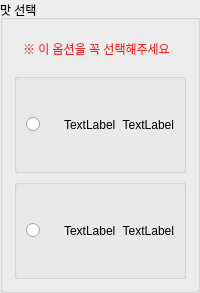
               <widget class="QGroupBox" name="groupBox_option4">
                <property name="sizePolicy">
                 <sizepolicy hsizetype="Preferred" vsizetype="Fixed">
                  <horstretch>0</horstretch>
                  <verstretch>0</verstretch>
                 </sizepolicy>
                </property>
                <property name="minimumSize">
                 <size>
                  <width>0</width>
                  <height>230</height>
                 </size>
                </property>
                <property name="title">
                 <string>맛 선택</string>
                </property>
                <layout class="QVBoxLayout" name="verticalLayout_23">
                 <item>
                  <widget class="QGroupBox" name="groupBox_9">
                   <property name="styleSheet">
                    <string notr="true">border: none;</string>
                   </property>
                   <property name="title">
                    <string/>
                   </property>
                   <layout class="QVBoxLayout" name="verticalLayout_31">
                    <item>
                     <widget class="QLabel" name="label_19">
                      <property name="styleSheet">
                       <string notr="true">font: 10pt &quot;Ubuntu&quot;;
color: rgb(239, 41, 41);</string>
                      </property>
                      <property name="text">
                       <string>※ 이 옵션을 꼭 선택해주세요</string>
                      </property>
                     </widget>
                    </item>
                   </layout>
                  </widget>
                 </item>
                 <item>
                  <widget class="QGroupBox" name="groupBox_taste1">
                   <property name="sizePolicy">
                    <sizepolicy hsizetype="Preferred" vsizetype="Fixed">
                     <horstretch>0</horstretch>
                     <verstretch>0</verstretch>
                    </sizepolicy>
                   </property>
                   <property name="minimumSize">
                    <size>
                     <width>0</width>
                     <height>100</height>
                    </size>
                   </property>
                   <property name="title">
                    <string/>
                   </property>
                   <layout class="QHBoxLayout" name="horizontalLayout_23">
                    <item>
                     <widget class="QRadioButton" name="radioButton_taste1">
                      <property name="text">
                       <string/>
                      </property>
                     </widget>
                    </item>
                    <item>
                     <widget class="QLabel" name="label_taste1_name">
                      <property name="text">
                       <string>TextLabel</string>
                      </property>
                     </widget>
                    </item>
                    <item>
                     <widget class="QLabel" name="label_taste1_price">
                      <property name="text">
                       <string>TextLabel</string>
                      </property>
                      <property name="alignment">
                       <set>Qt::AlignRight|Qt::AlignTrailing|Qt::AlignVCenter</set>
                      </property>
                     </widget>
                    </item>
                   </layout>
                  </widget>
                 </item>
                 <item>
                  <widget class="QGroupBox" name="groupBox_taste2">
                   <property name="sizePolicy">
                    <sizepolicy hsizetype="Preferred" vsizetype="Fixed">
                     <horstretch>0</horstretch>
                     <verstretch>0</verstretch>
                    </sizepolicy>
                   </property>
                   <property name="minimumSize">
                    <size>
                     <width>0</width>
                     <height>100</height>
                    </size>
                   </property>
                   <property name="title">
                    <string/>
                   </property>
                   <layout class="QHBoxLayout" name="horizontalLayout_24">
                    <item>
                     <widget class="QRadioButton" name="radioButton_taste2">
                      <property name="text">
                       <string/>
                      </property>
                     </widget>
                    </item>
                    <item>
                     <widget class="QLabel" name="label_taste2_name">
                      <property name="text">
                       <string>TextLabel</string>
                      </property>
                     </widget>
                    </item>
                    <item>
                     <widget class="QLabel" name="label_taste2_price">
                      <property name="text">
                       <string>TextLabel</string>
                      </property>
                      <property name="alignment">
                       <set>Qt::AlignRight|Qt::AlignTrailing|Qt::AlignVCenter</set>
                      </property>
                     </widget>
                    </item>
                   </layout>
                  </widget>
                 </item>
                </layout>
               </widget>
